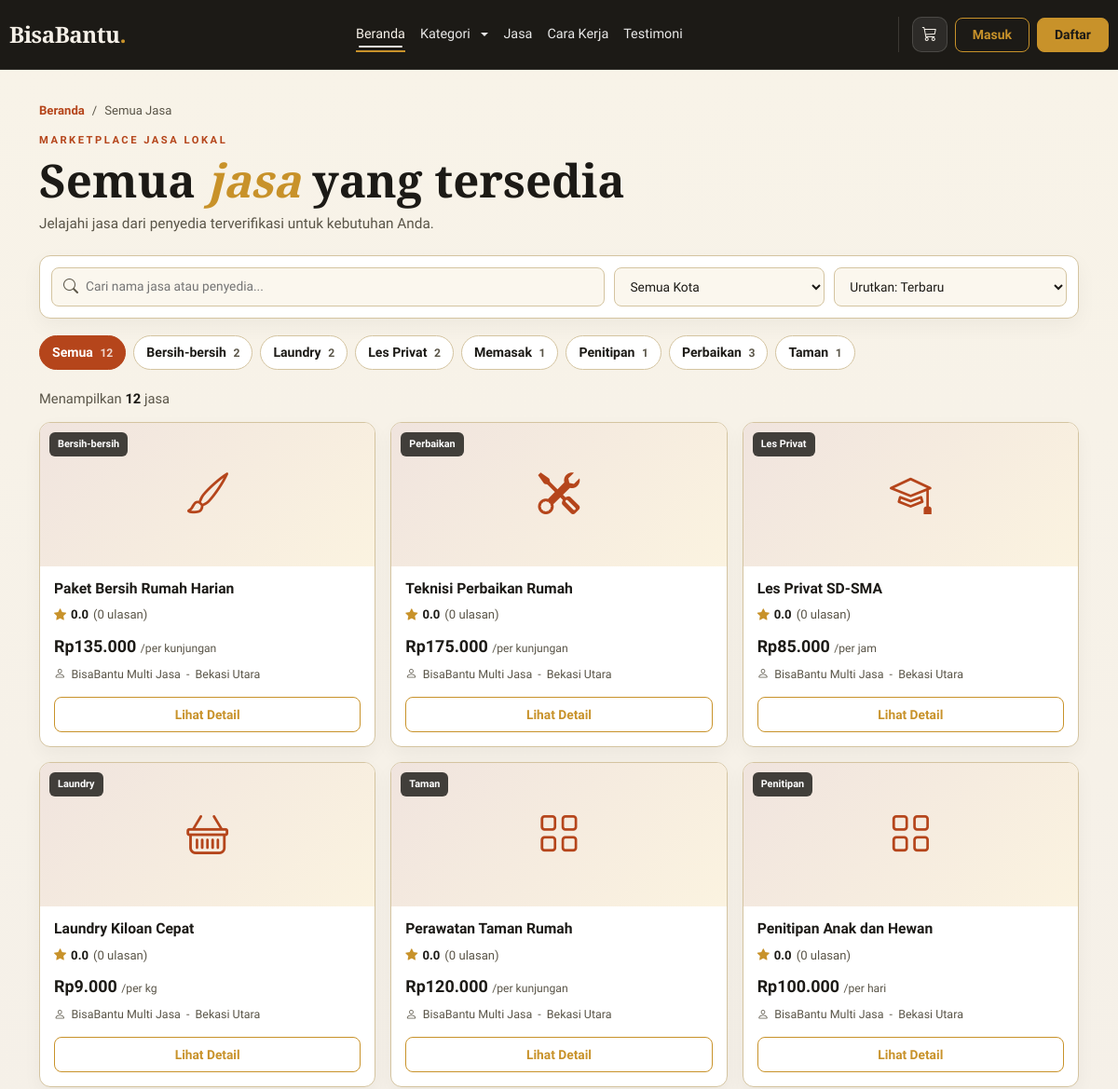
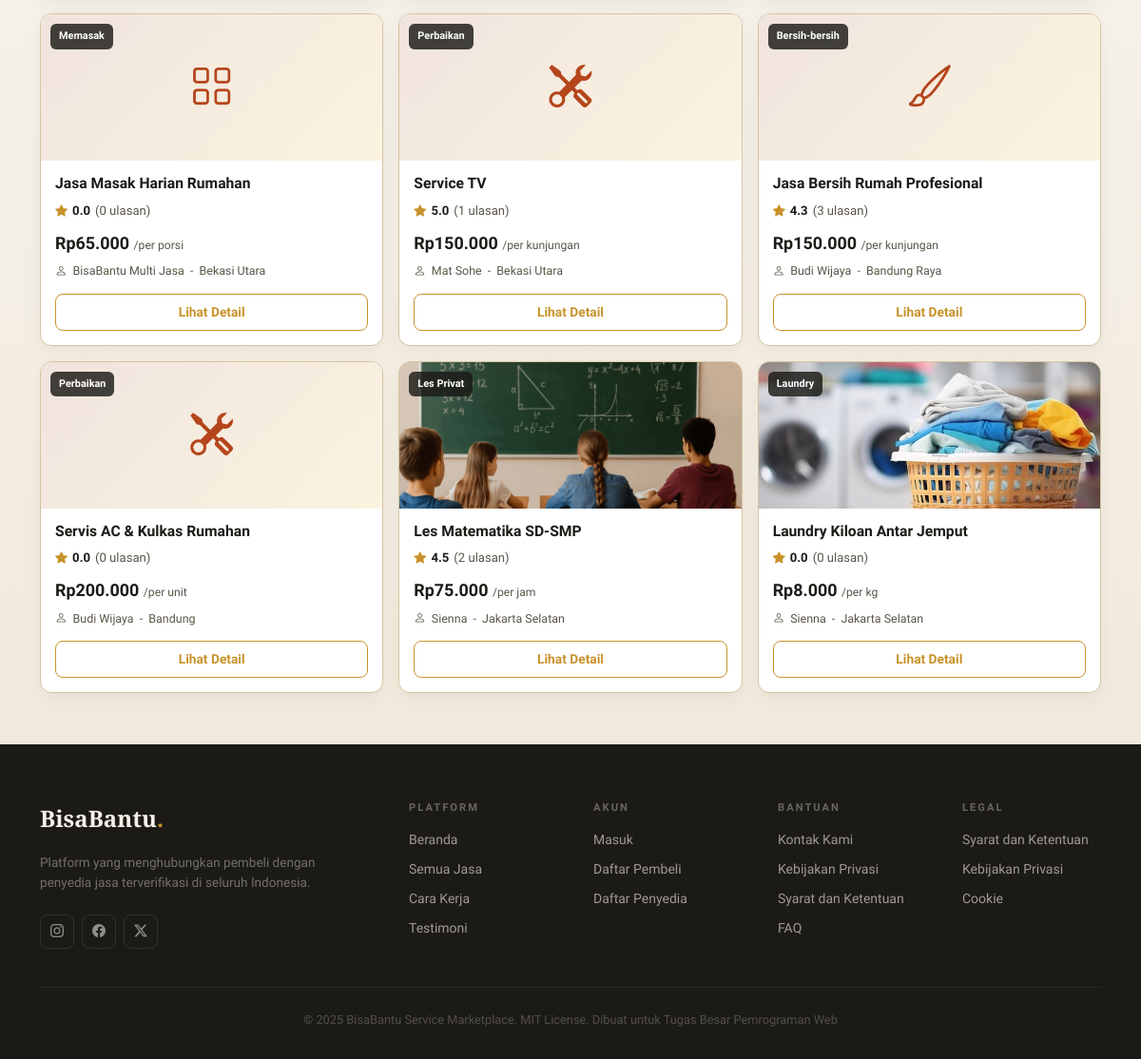
Before: /index.php?page=services with the older database file (2 pictures, top to bottom).
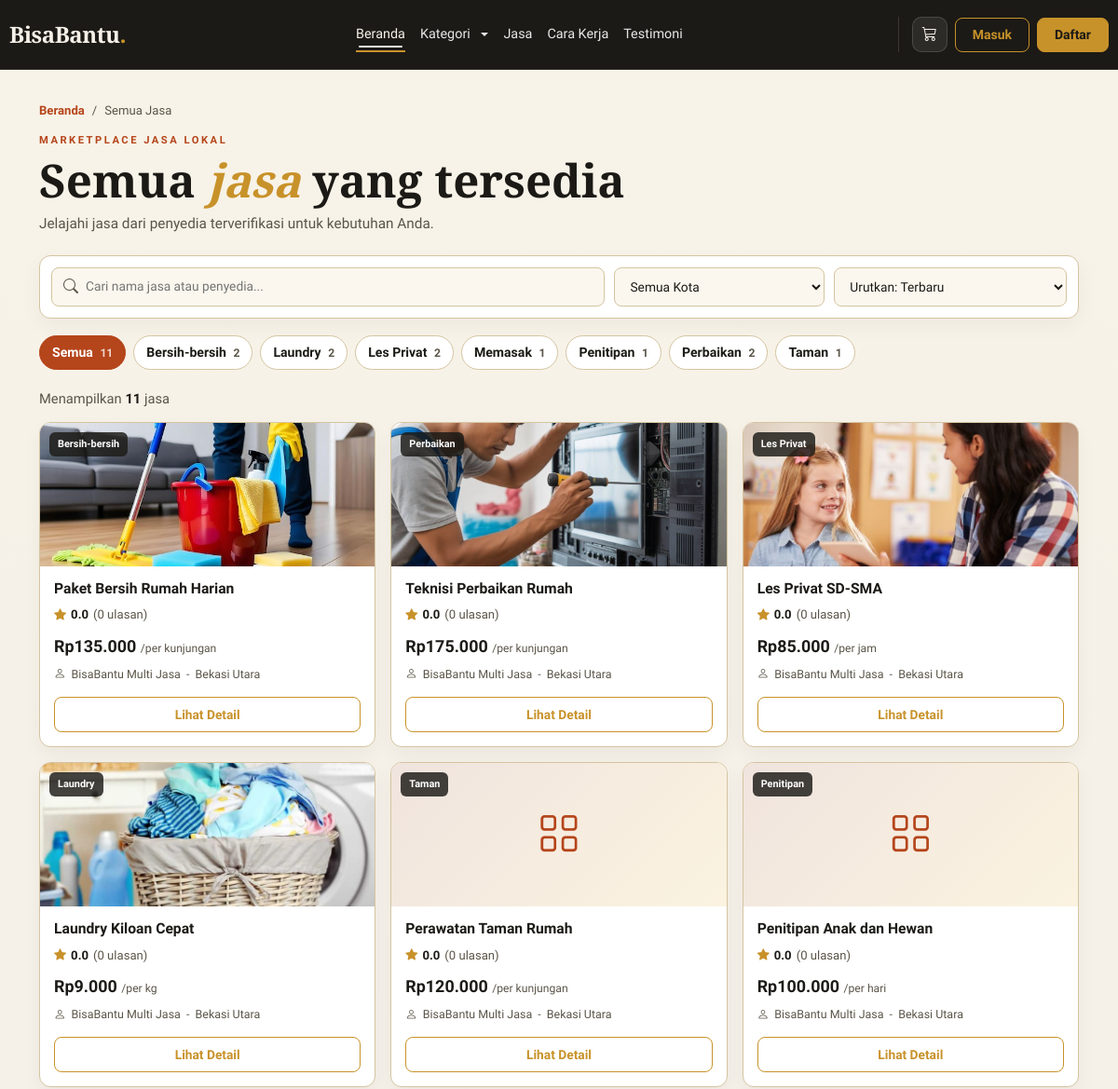
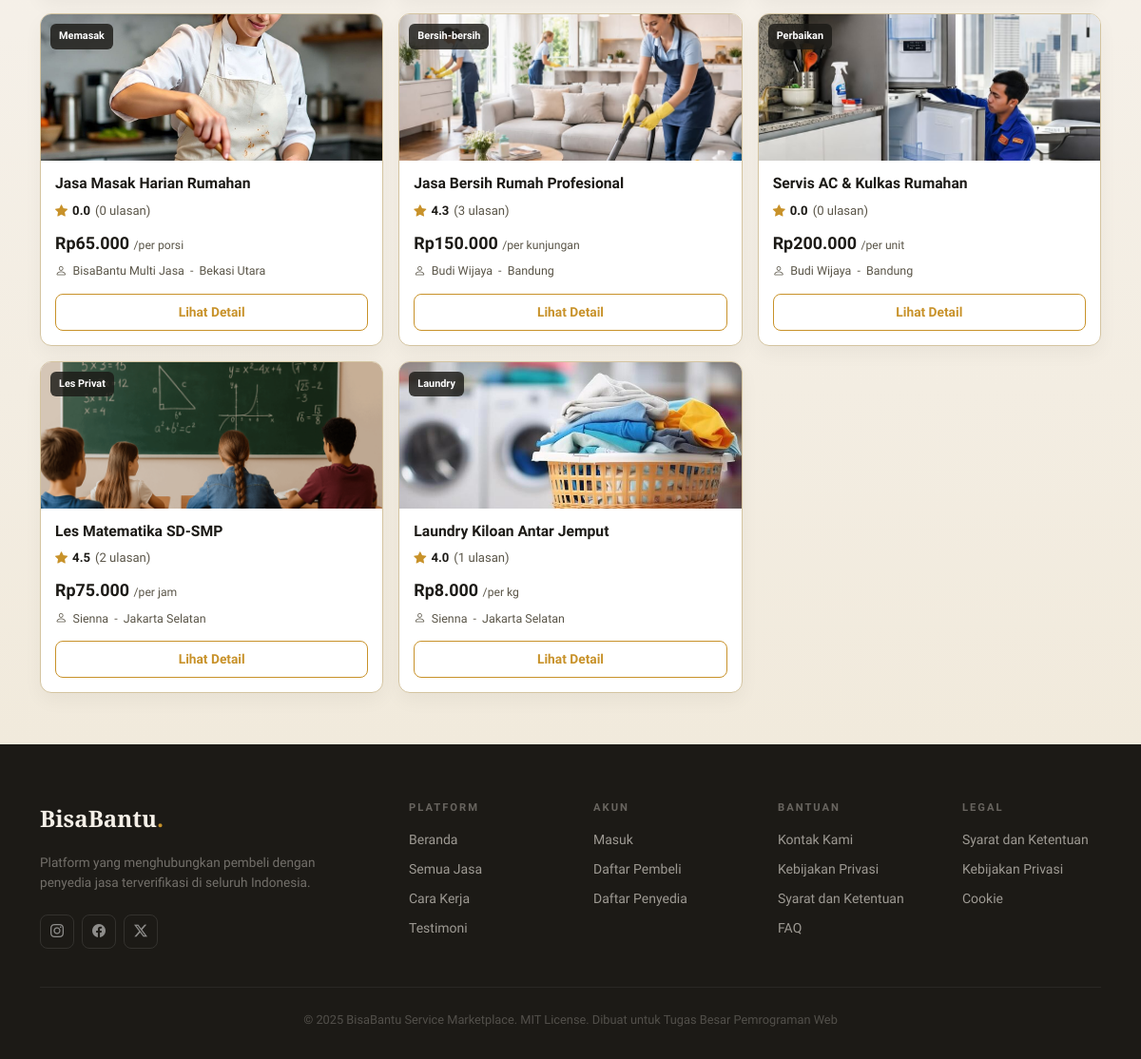
After: the same page with the newer database file (2 pictures, top to bottom).
### tables this page shows
CREATE TABLE `categories` (
  `id` int NOT NULL AUTO_INCREMENT,
  `name` varchar(50) NOT NULL,
  `description` text,
  `created_at` timestamp NOT NULL DEFAULT CURRENT_TIMESTAMP,
  PRIMARY KEY (`id`)
);

CREATE TABLE `services` (
  `id` int NOT NULL AUTO_INCREMENT,
  `provider_id` int NOT NULL,
  `category_id` int NOT NULL,
  `title` varchar(200) NOT NULL,
  `description` text NOT NULL,
  `price` decimal(12,2) NOT NULL,
  `price_unit` varchar(20) DEFAULT 'per unit',
  `estimated_duration` varchar(50) DEFAULT NULL,
  `location` varchar(255) NOT NULL,
  `image` varchar(255) DEFAULT NULL,
  `is_active` tinyint(1) DEFAULT '1',
  `created_at` timestamp NOT NULL DEFAULT CURRENT_TIMESTAMP,
  `updated_at` timestamp NOT NULL DEFAULT CURRENT_TIMESTAMP ON UPDATE CURRENT_TIMESTAMP,
  PRIMARY KEY (`id`),
  KEY `provider_id` (`provider_id`),
  KEY `category_id` (`category_id`),
  CONSTRAINT `services_ibfk_1` FOREIGN KEY (`provider_id`) REFERENCES `users` (`id`) ON DELETE CASCADE,
  CONSTRAINT `services_ibfk_2` FOREIGN KEY (`category_id`) REFERENCES `categories` (`id`) ON DELETE RESTRICT
);

CREATE TABLE `users` (
  `id` int NOT NULL AUTO_INCREMENT,
  `name` varchar(100) NOT NULL,
  `email` varchar(100) NOT NULL,
  `password` varchar(255) NOT NULL,
  `role` enum('buyer','provider','admin') NOT NULL,
  `is_verified` tinyint(1) DEFAULT '0',
  `phone` varchar(20) DEFAULT NULL,
  `address` text,
  `remember_token` varchar(255) DEFAULT NULL,
  `profile_photo` varchar(255) DEFAULT NULL,
  `created_at` timestamp NOT NULL DEFAULT CURRENT_TIMESTAMP,
  `updated_at` timestamp NOT NULL DEFAULT CURRENT_TIMESTAMP ON UPDATE CURRENT_TIMESTAMP,
  PRIMARY KEY (`id`),
  UNIQUE KEY `email` (`email`)
);

### src/helpers/functions.php (called while the page is built, shortened)
<?php
function base_url($path = '') {
    $scheme = (!empty($_SERVER['HTTPS']) && $_SERVER['HTTPS'] !== 'off') ? 'https' : 'http';
    $host = $_SERVER['HTTP_HOST'] ?? 'localhost';
    $scriptDir = rtrim(dirname($_SERVER['SCRIPT_NAME']), '/\\');
    $base = $scheme . '://' . $host . $scriptDir;
    return rtrim($base, '/\\') . '/' . ltrim($path, '/\\');
}
function e($value) {
    return htmlspecialchars($value, ENT_QUOTES, 'UTF-8');
}
function format_rupiah($amount) {
    return 'Rp' . number_format((float) $amount, 0, ',', '.');
}
function category_icon($name) {
    $icons = [
        'bersih' => 'bi-brush',
        'perbaikan' => 'bi-tools',
        'les' => 'bi-mortarboard',
        'laundry' => 'bi-basket',
        'kecantikan' => 'bi-stars',
        'transport' => 'bi-truck',
    ];
    $lower = strtolower($name);
    foreach ($icons as $key => $icon) {
        if (str_contains($lower, $key)) {
            return $icon;
        }
    }
    return 'bi-grid';
}
function slugify($value) {
    $value = strtolower(trim((string) $value));
    $value = preg_replace('/[^a-z0-9]+/i', '-', $value);
    return trim($value, '-') ?: 'lainnya';
}

### src/models/CategoryModel.php (called while the page is built, shortened)
<?php
class CategoryModel {
    private $pdo;
    public function __construct($pdo) {
        $this->pdo = $pdo;
    }
    public function getAllWithServiceCount() {
        $stmt = $this->pdo->query('
            SELECT c.*, COUNT(u.id) as service_count
            FROM categories c
            LEFT JOIN services s ON s.category_id = c.id AND s.is_active = 1
            LEFT JOIN users u ON s.provider_id = u.id AND u.is_verified = 1
            GROUP BY c.id
            ORDER BY c.name ASC
        ');
        return $stmt->fetchAll();
    }
}

### src/models/ServiceModel.php (called while the page is built, shortened)
<?php
class ServiceModel {
    private $pdo;
    public function __construct($pdo) {
        $this->pdo = $pdo;
    }
    public function getAllActive() {
        $stmt = $this->pdo->query('
            SELECT s.*, u.name as provider_name, u.is_verified as provider_verified, c.name as category_name,
                   COALESCE(AVG(r.rating), 0) as avg_rating,
                   COUNT(r.id) as review_count
            FROM services s
            JOIN users u ON s.provider_id = u.id
            JOIN categories c ON s.category_id = c.id
            LEFT JOIN reviews r ON r.service_id = s.id
            WHERE s.is_active = 1 AND u.is_verified = 1
            GROUP BY s.id
            ORDER BY s.created_at DESC
        ');
        return $stmt->fetchAll();
    }
}

### src/views/public/services.php (the view, shortened to what the rows shown need)
<?php
require_once __DIR__ . '/../../models/ServiceModel.php';
require_once __DIR__ . '/../../models/CategoryModel.php';
$serviceModel = new ServiceModel($pdo);
$categoryModel = new CategoryModel($pdo);
$services = $serviceModel->getAllActive();
$categories = $categoryModel->getAllWithServiceCount();
$requestedCategory = slugify($_GET['category'] ?? 'semua');
?>
<main class="services-page">
    <div class="container">
        <header class="services-heading">
            <h1>Semua <em>jasa</em> yang tersedia</h1>
        </header>
        <div class="services-category-pills" role="group" aria-label="Filter kategori">
            <button type="button" class="services-category-pill<?= $requestedCategory === 'semua' ? ' active' : '' ?>" data-category="semua">Semua <span><?= count($services) ?></span></button>
            <?php foreach ($categories as $category): ?>
                <?php $slug = slugify($category['name']); ?>
                <button type="button" class="services-category-pill<?= $requestedCategory === $slug ? ' active' : '' ?>" data-category="<?= e($slug) ?>">
                    <?= e($category['name']) ?> <span><?= (int) $category['service_count'] ?></span>
                </button>
            <?php endforeach; ?>
        </div>
        <section id="allServicesGrid" class="row g-3" aria-live="polite">
            <?php foreach ($services as $service): ?>
                <?php
                $categorySlug = slugify($service['category_name']);
                $rating = (float) $service['avg_rating'];
                $imagePath = $service['image'] ? 'src/assets/uploads/services/' . $service['image'] : '';
                $hasImage = $imagePath && is_file(__DIR__ . '/../../../' . ltrim($imagePath, '/'));
                ?>
                <div class="col-sm-6 col-lg-4 col-xxl-3 all-service-item"
                     data-category="<?= e($categorySlug) ?>"
                     data-location="<?= e(strtolower($service['location'])) ?>"
                     data-search="<?= e(strtolower($service['title'] . ' ' . $service['provider_name'] . ' ' . $service['category_name'] . ' ' . $service['location'])) ?>"
                     data-price="<?= (float) $service['price'] ?>"
                     data-rating="<?= $rating ?>"
                     data-created="<?= e($service['created_at']) ?>">
                    <article class="all-service-card">
                        <div class="all-service-image">
                            <span class="all-service-category"><?= e($service['category_name']) ?></span>
                            <?php if ($hasImage): ?>
                                <img src="<?= e(base_url($imagePath)) ?>" alt="<?= e($service['title']) ?>">
                            <?php else: ?>
                                <i class="bi <?= e(category_icon($service['category_name'])) ?>" aria-hidden="true"></i>
                            <?php endif; ?>
                        </div>
                        <div class="all-service-body">
                            <h2><?= e($service['title']) ?></h2>
                            <div class="all-service-rating" aria-label="Rating <?= e(number_format($rating, 1)) ?> dari <?= (int) $service['review_count'] ?> ulasan">
                                <i class="bi bi-star-fill"></i><strong><?= e(number_format($rating, 1)) ?></strong><span>(<?= (int) $service['review_count'] ?> ulasan)</span>
                            </div>
                            <p class="all-service-price"><?= e(format_rupiah($service['price'])) ?> <span>/<?= e($service['price_unit']) ?></span></p>
                            <p class="all-service-provider"><i class="bi bi-person"></i><?= e($service['provider_name']) ?> <span>-</span> <?= e($service['location']) ?></p>
                            <a href="<?= base_url('index.php?page=service_detail&id=' . (int) $service['id']) ?>" class="btn btn-outline-custom w-100">Lihat Detail</a>
                        </div>
                    </article>
                </div>
            <?php endforeach; ?>
        </section>
    </div>
</main>

Changed rows visible on the page:
removed services: category.name "Perbaikan", title "Service TV", rating "5.0", review_count "1", price "Rp150.000", price_unit "per kunjungan", provider.name "Mat Sohe", location "Bekasi Utara"
computed for categories "Perbaikan": service_count "3" → "2"
changed services "Rp135.000": image: picture added
changed services "Rp175.000": image: picture added
changed services "Rp85.000": image: picture added
changed services "Rp9.000": image: picture added
changed services "Rp65.000": image: picture added
changed services "Rp150.000": image: picture added; location "Bandung Raya" → "Bandung"
changed services "Rp200.000": image: picture added
computed for services "Rp8.000": rating "0.0" → "4.0"; review_count "0" → "1"
Other visible differences:
count($services): "12" → "11"
text written by a page script: "Menampilkan 12 jasa" → "Menampilkan 11 jasa"
